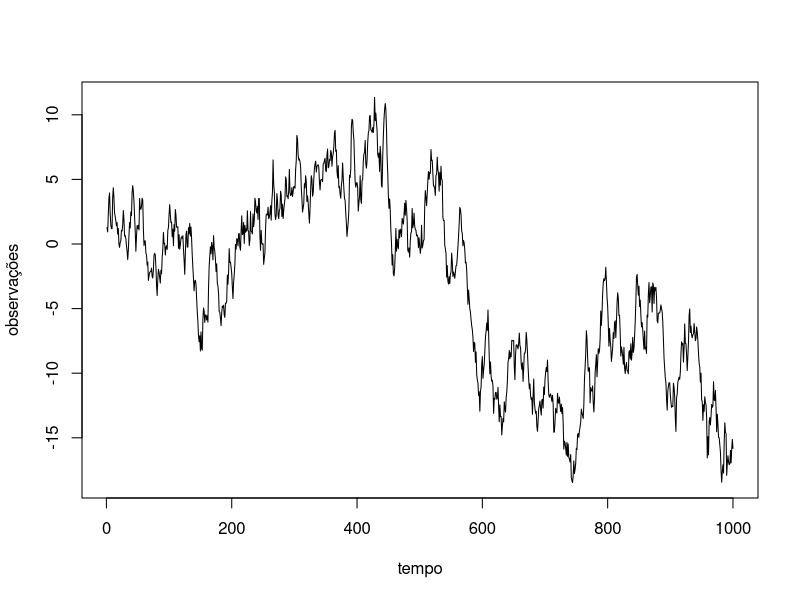
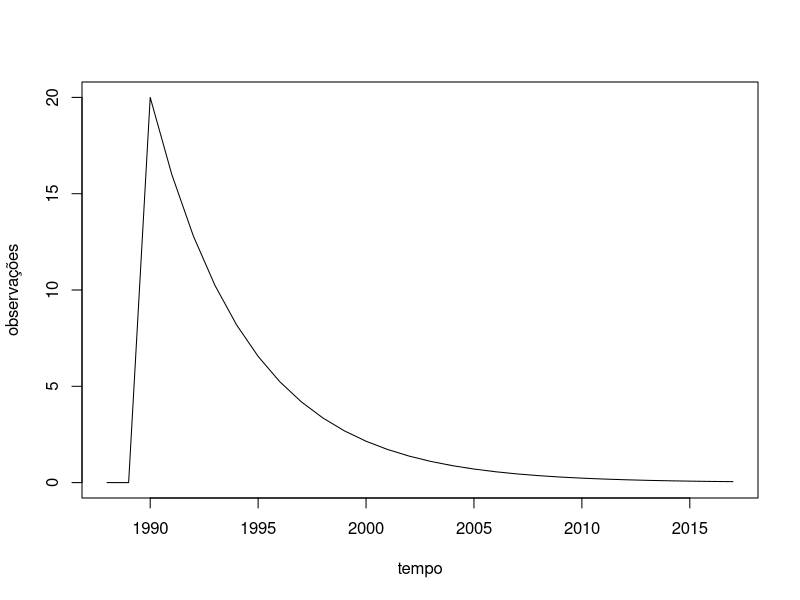
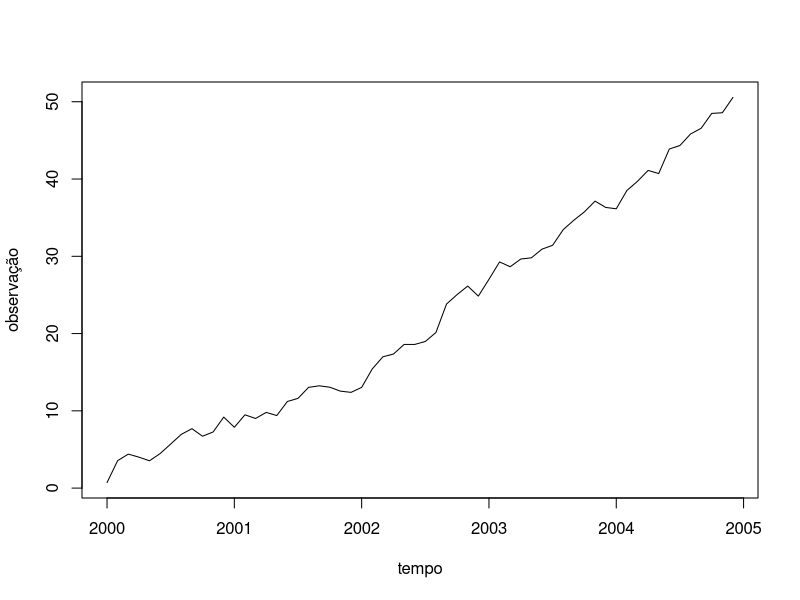
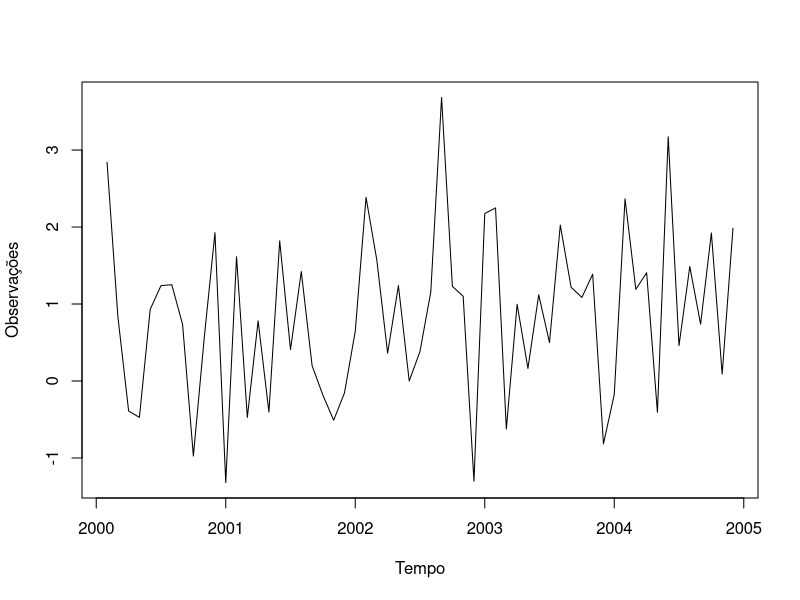
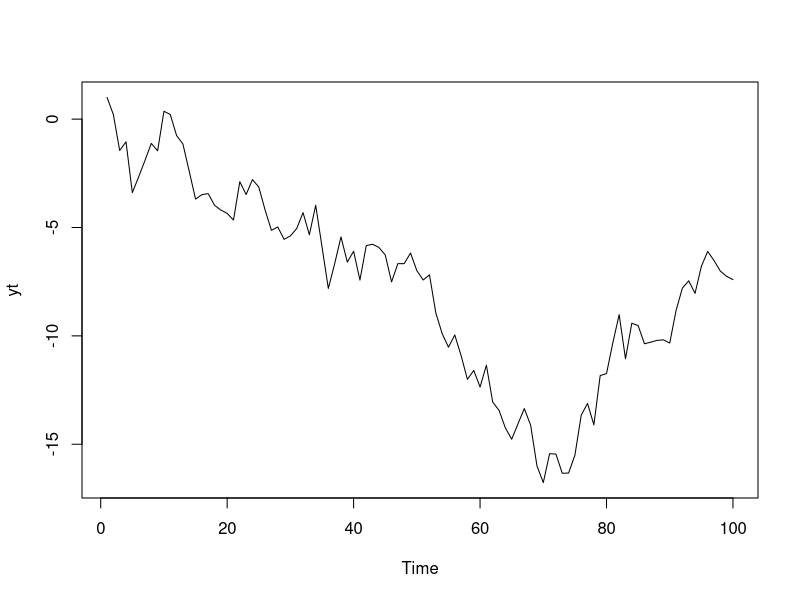
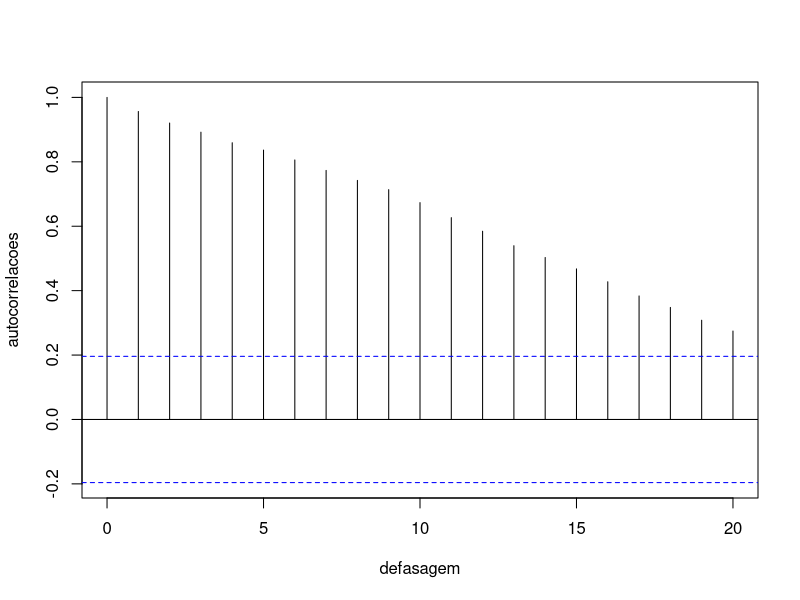
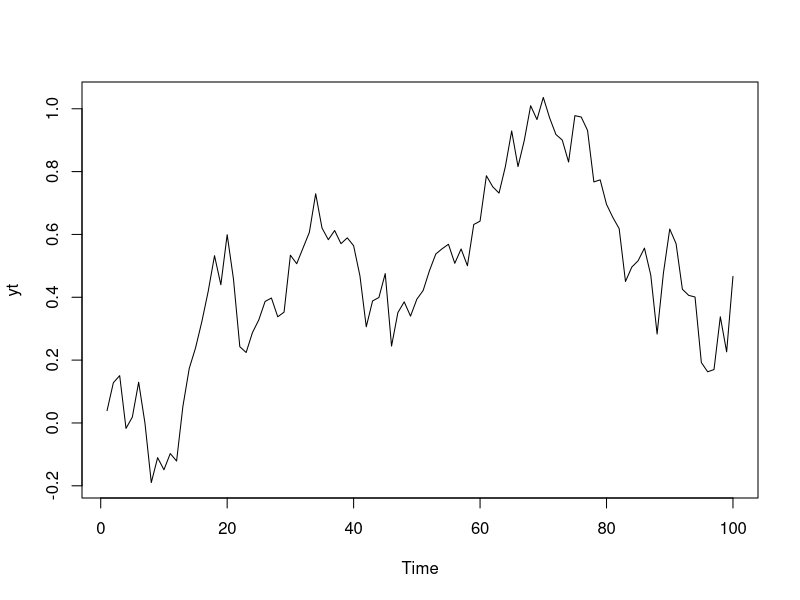
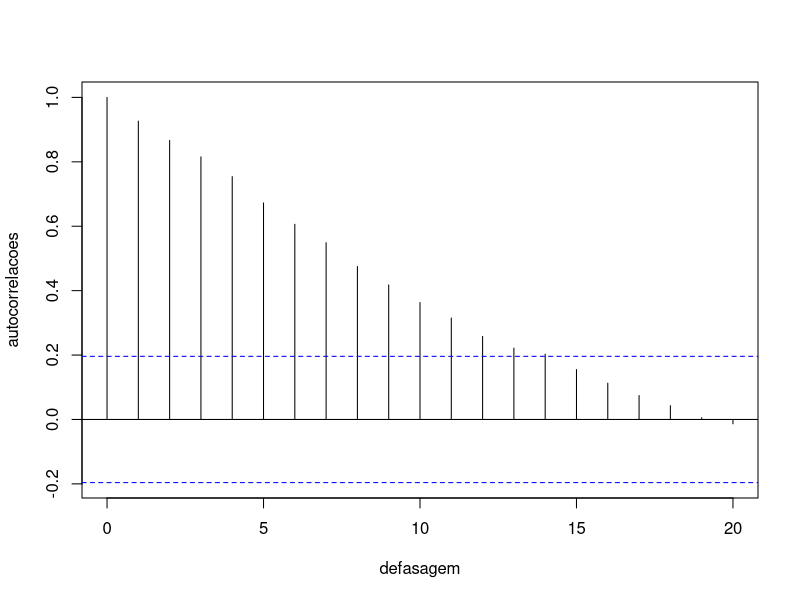

The R script that drew these images, in order:
### Lista 01 ###################################################################
# Aluno: Manuel Ferreira Junior
# Disciplina: Series Temporais

set.seed(0)
# Dúvida: Quando não informado valor inicial, começamos de 0 ?!
# Questao 01 --------------------------------------------------------------
e = rnorm(1000, 0, 1)
x = cumsum(e)
plot.ts(x, xlab = 'tempo', ylab = 'observações')


# Questão 02 --------------------------------------------------------------

yt = numeric(30)
yt[3] = 20
for (i in 4:30){
  yt[i] = yt[i-1]*0.8
}

yt_ts = ts(yt,start=c(1988,1),frequency=1)
plot.ts(yt_ts, xlab = 'tempo', ylab = 'observações')

# Questão 03 --------------------------------------------------------------

et = rnorm(60)
yt = cumsum(et + 1)
yt_ts = ts(yt, start=c(2000,1), frequency=12)

plot(yt_ts, xlab = 'tempo', ylab = 'observação')
# Add
z = diff(yt_ts)
plot(z,ylab="Observações", xlab="Tempo")

# Questão 04 (Dúvida: ACF)--------------------------------------------------------------

et = rnorm(100)
yt = cumsum(et)
plot.ts(yt)
# Add
acf(yt,main="",xlab="defasagem",ylab="autocorrelacoes")

# Questão 05 (Dúvida: ACF)--------------------------------------------------------------

et = rnorm(100, sd=0.1)
yt = cumsum(et)
plot.ts(yt)

#Add
acf(yt,main="",xlab="defasagem",ylab="autocorrelacoes")


# Questão 06 (Dúvida: Arima)--------------------------------------------------------------

et = rnorm(100)
yt = numeric(100)
yt[1] = et[1]
for (k in 2:100){
  yt[k] = 0.7*yt[k-1] + et[k]
}
yt = ts(yt)
plot.ts(yt,xlab='tempo', ylab='observação')
acf(yt,main='',xlab="defasagem",ylab="autocorrelacoes")

# Add
y=arima.sim(n=100,list(ar=0.7))
plot.ts(y,xlab="tempo",ylab="observacoes")
acf(y,main='',xlab="defasagem",ylab="autocorrelacoes")
